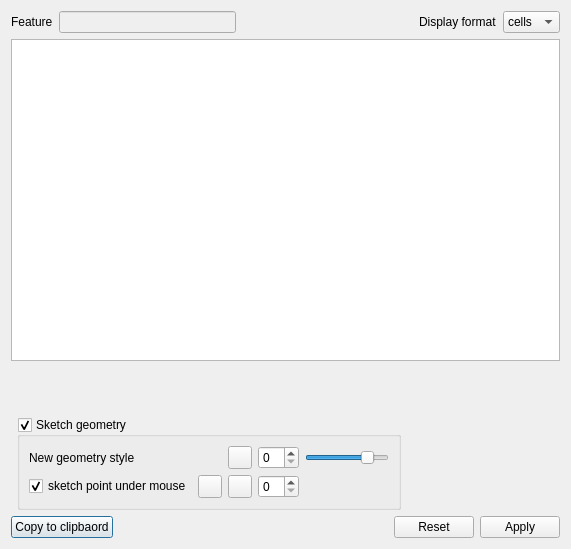
<?xml version="1.0" encoding="UTF-8"?>
<ui version="4.0">
 <class>GeomEditor</class>
 <widget class="QDialog" name="GeomEditor">
  <property name="geometry">
   <rect>
    <x>0</x>
    <y>0</y>
    <width>571</width>
    <height>549</height>
   </rect>
  </property>
  <property name="windowTitle">
   <string>Plain Geometry Editor</string>
  </property>
  <layout class="QGridLayout" name="gridLayout_4">
   <item row="4" column="2">
    <spacer name="horizontalSpacer_4">
     <property name="orientation">
      <enum>Qt::Horizontal</enum>
     </property>
     <property name="sizeHint" stdset="0">
      <size>
       <width>40</width>
       <height>20</height>
      </size>
     </property>
    </spacer>
   </item>
   <item row="5" column="0" colspan="3">
    <widget class="QWidget" name="w5" native="true">
     <layout class="QGridLayout" name="gridLayout_2">
      <property name="margin">
       <number>0</number>
      </property>
      <item row="0" column="0">
       <widget class="QPushButton" name="copyButton">
        <property name="text">
         <string>Copy to clipbaord</string>
        </property>
       </widget>
      </item>
      <item row="0" column="1">
       <spacer name="horizontalSpacer">
        <property name="orientation">
         <enum>Qt::Horizontal</enum>
        </property>
        <property name="sizeHint" stdset="0">
         <size>
          <width>223</width>
          <height>20</height>
         </size>
        </property>
       </spacer>
      </item>
      <item row="0" column="2">
       <widget class="QPushButton" name="resetButton">
        <property name="text">
         <string>Reset</string>
        </property>
       </widget>
      </item>
      <item row="0" column="3">
       <widget class="QPushButton" name="applyButton">
        <property name="text">
         <string>Apply</string>
        </property>
       </widget>
      </item>
     </layout>
    </widget>
   </item>
   <item row="2" column="0" colspan="3">
    <widget class="QWidget" name="w2" native="true">
     <layout class="QGridLayout" name="gridLayout_6">
      <item row="0" column="0">
       <widget class="QLabel" name="geomStatusLabel">
        <property name="text">
         <string/>
        </property>
       </widget>
      </item>
      <item row="0" column="1">
       <spacer name="horizontalSpacer_6">
        <property name="orientation">
         <enum>Qt::Horizontal</enum>
        </property>
        <property name="sizeHint" stdset="0">
         <size>
          <width>40</width>
          <height>20</height>
         </size>
        </property>
       </spacer>
      </item>
     </layout>
    </widget>
   </item>
   <item row="0" column="0" colspan="3">
    <widget class="QWidget" name="w0" native="true">
     <layout class="QGridLayout" name="gridLayout_3">
      <property name="margin">
       <number>0</number>
      </property>
      <item row="0" column="1">
       <widget class="QLineEdit" name="featureEdit">
        <property name="enabled">
         <bool>false</bool>
        </property>
       </widget>
      </item>
      <item row="0" column="0">
       <widget class="QLabel" name="layerLabel">
        <property name="text">
         <string>Feature</string>
        </property>
       </widget>
      </item>
      <item row="0" column="4">
       <widget class="QComboBox" name="displayCombo">
        <item>
         <property name="text">
          <string>cells</string>
         </property>
        </item>
        <item>
         <property name="text">
          <string>WKT</string>
         </property>
        </item>
        <item>
         <property name="text">
          <string>WKB</string>
         </property>
        </item>
       </widget>
      </item>
      <item row="0" column="3">
       <widget class="QLabel" name="label">
        <property name="text">
         <string>Display format</string>
        </property>
       </widget>
      </item>
      <item row="0" column="2">
       <spacer name="horizontalSpacer_3">
        <property name="orientation">
         <enum>Qt::Horizontal</enum>
        </property>
        <property name="sizeHint" stdset="0">
         <size>
          <width>40</width>
          <height>20</height>
         </size>
        </property>
       </spacer>
      </item>
     </layout>
    </widget>
   </item>
   <item row="3" column="0" colspan="3">
    <widget class="QWidget" name="w3" native="true">
     <layout class="QGridLayout" name="gridLayout">
      <property name="margin">
       <number>0</number>
      </property>
     </layout>
    </widget>
   </item>
   <item row="4" column="1">
    <widget class="QgsCollapsibleGroupBoxBasic" name="sketchGeometry">
     <property name="title">
      <string>Sketch geometry</string>
     </property>
     <property name="checkable">
      <bool>true</bool>
     </property>
     <property name="collapsed" stdset="0">
      <bool>true</bool>
     </property>
     <layout class="QGridLayout" name="gridLayout_7">
      <item row="0" column="0">
       <widget class="QWidget" name="widget" native="true">
        <layout class="QGridLayout" name="gridLayout_5">
         <property name="margin">
          <number>0</number>
         </property>
         <item row="0" column="0">
          <widget class="QLabel" name="label_2">
           <property name="text">
            <string>New geometry style</string>
           </property>
          </widget>
         </item>
         <item row="0" column="3">
          <widget class="QSpinBox" name="spinBox">
           <property name="toolTip">
            <string extracomment="Size"/>
           </property>
          </widget>
         </item>
         <item row="1" column="1">
          <widget class="QToolButton" name="toolButton_4">
           <property name="toolTip">
            <string extracomment="Icon"/>
           </property>
           <property name="text">
            <string/>
           </property>
          </widget>
         </item>
         <item row="1" column="2">
          <widget class="QToolButton" name="toolButton_3">
           <property name="toolTip">
            <string extracomment="Color"/>
           </property>
           <property name="text">
            <string/>
           </property>
          </widget>
         </item>
         <item row="0" column="2">
          <widget class="QToolButton" name="rubberColor">
           <property name="toolTip">
            <string extracomment="Color"/>
           </property>
           <property name="whatsThis">
            <string extracomment="Color"/>
           </property>
           <property name="text">
            <string/>
           </property>
          </widget>
         </item>
         <item row="1" column="3">
          <widget class="QSpinBox" name="spinBox_2">
           <property name="toolTip">
            <string extracomment="Size"/>
           </property>
          </widget>
         </item>
         <item row="1" column="0">
          <widget class="QCheckBox" name="checkBox">
           <property name="text">
            <string>sketch point under mouse</string>
           </property>
           <property name="checked">
            <bool>true</bool>
           </property>
          </widget>
         </item>
         <item row="0" column="4">
          <widget class="QSlider" name="alphaSlider">
           <property name="toolTip">
            <string extracomment="Transparency"/>
           </property>
           <property name="maximum">
            <number>100</number>
           </property>
           <property name="value">
            <number>80</number>
           </property>
           <property name="orientation">
            <enum>Qt::Horizontal</enum>
           </property>
          </widget>
         </item>
        </layout>
        <zorder>label_2</zorder>
        <zorder>toolButton_4</zorder>
        <zorder>toolButton_3</zorder>
        <zorder>rubberColor</zorder>
        <zorder>spinBox</zorder>
        <zorder>spinBox_2</zorder>
        <zorder>checkBox</zorder>
        <zorder>alphaSlider</zorder>
       </widget>
      </item>
     </layout>
    </widget>
   </item>
   <item row="1" column="0" colspan="3">
    <widget class="QTextEdit" name="geomTextEdit"/>
   </item>
  </layout>
 </widget>
 <customwidgets>
  <customwidget>
   <class>QgsCollapsibleGroupBoxBasic</class>
   <extends>QGroupBox</extends>
   <header>qgis.gui</header>
   <container>1</container>
  </customwidget>
 </customwidgets>
 <resources/>
 <connections>
  <connection>
   <sender>sketchGeometry</sender>
   <signal>toggled(bool)</signal>
   <receiver>widget</receiver>
   <slot>setEnabled(bool)</slot>
   <hints>
    <hint type="sourcelabel">
     <x>120</x>
     <y>422</y>
    </hint>
    <hint type="destinationlabel">
     <x>262</x>
     <y>441</y>
    </hint>
   </hints>
  </connection>
 </connections>
</ui>
